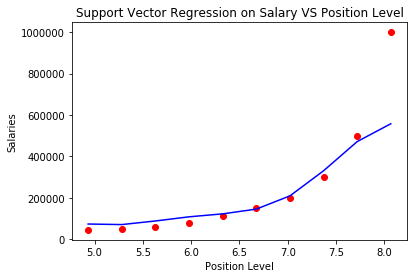

Recreate this plot in Python.
# -*- coding: utf-8 -*-
"""
Created on Tue Jun  9 20:48:54 2020

@author: Rahul Kumar
"""

import matplotlib.pyplot as plt
import pandas as pd
from sklearn.preprocessing import StandardScaler
from sklearn.svm import SVR

dataset = pd.read_csv('Position_Salaries.csv')
x = dataset.iloc[:, 1:-1].values
y = dataset.iloc[:, -1].values

y = y.reshape(len(y), 1)

sc_x = StandardScaler()
sc_y = StandardScaler()
x = sc_x.fit_transform(x)
y = sc_y.fit_transform(y)

# Training SVR model on the Training Data set
regressor = SVR(kernel="rbf")
regressor.fit(x, y)

# Predict the new result
print(sc_y.inverse_transform(regressor.predict(sc_x.fit_transform([[6.5]]))))

plt.scatter(sc_x.inverse_transform(x), sc_y.inverse_transform(y), color='red')
plt.plot(sc_x.inverse_transform(x), sc_y.inverse_transform(
                                        regressor.predict(x)), color='blue')
plt.title('Support Vector Regression on Salary VS Position Level')
plt.xlabel('Position Level')
plt.ylabel('Salaries')
plt.show()
